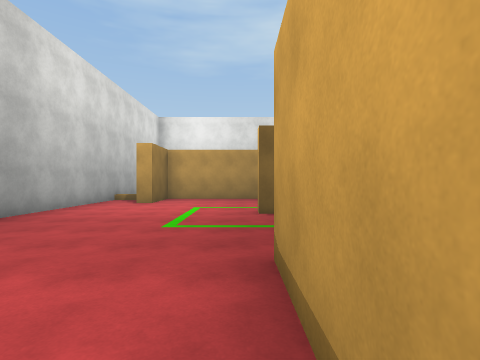
View 1 (above)

24 first-person views from a walk through a 3-D level made in the Unity game engine. The camera is 1.5 m above the floor, looks level and sees 80° across. The floor is counted in squares, 2 m on a side. Each view is taken from the middle of a square. On the plan, view 1 faces up. The plan holds only what a view shows up to about 10 squares ahead; the rest is blank. The player is left out. Door leaves are left out, so doorways stand open. Surface patterns are stand-ins for the level's own textures.

View 2
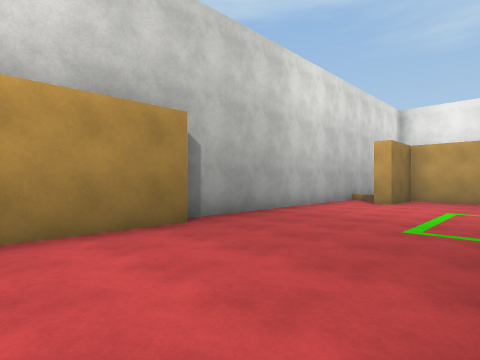

View 3
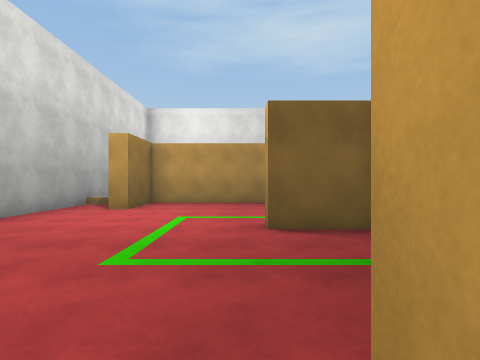

View 4
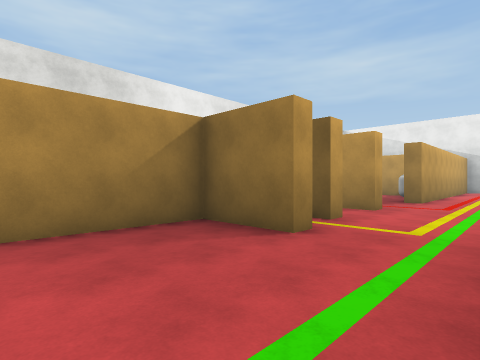

View 5
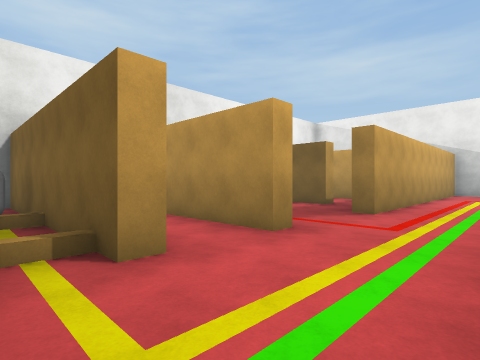

View 6
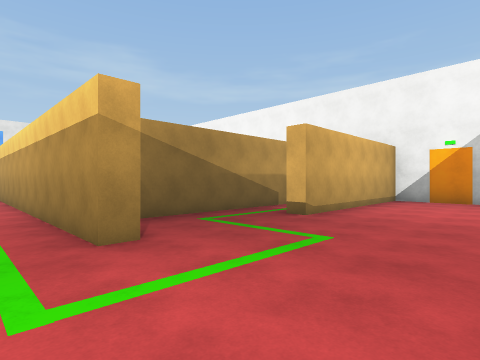

View 7
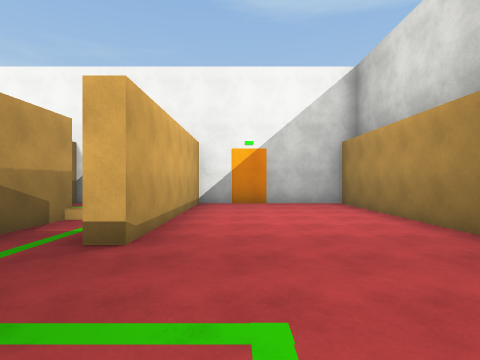

View 8
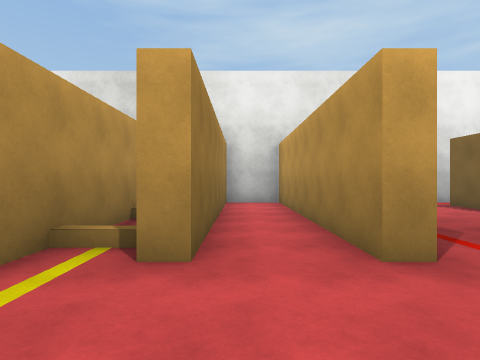

View 9
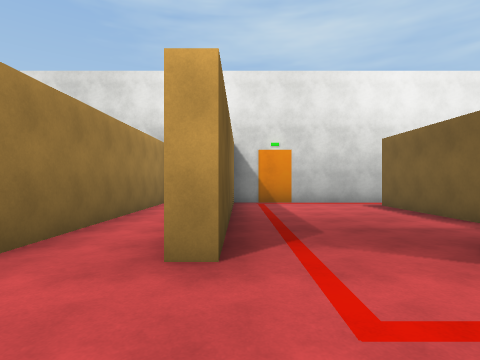

View 10
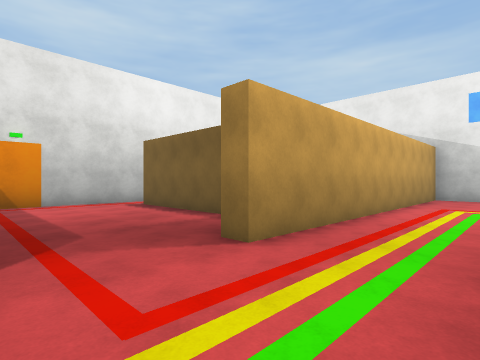

View 11
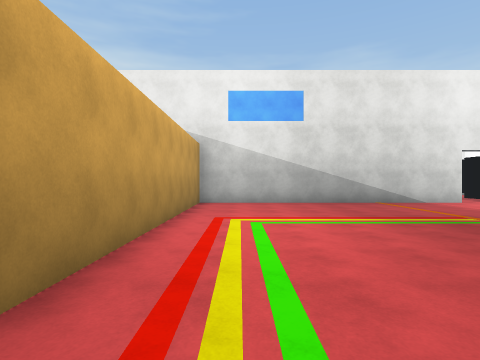

View 12
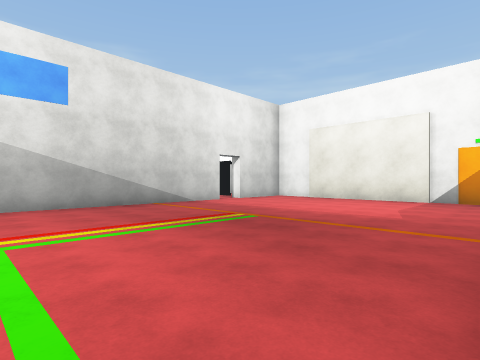

View 13
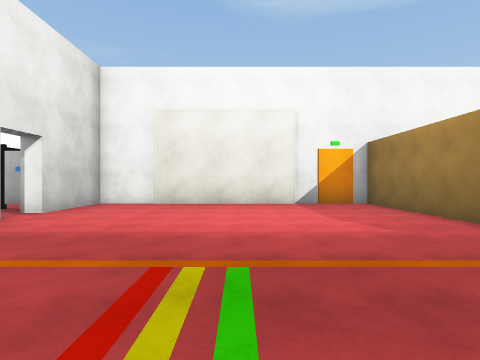

View 14
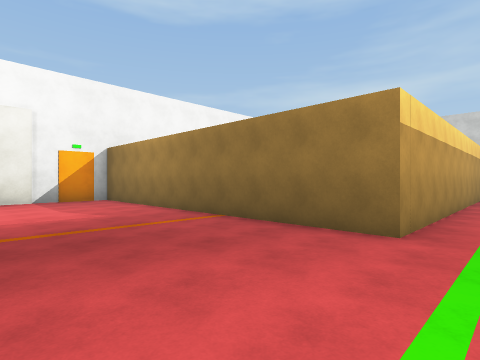

View 15
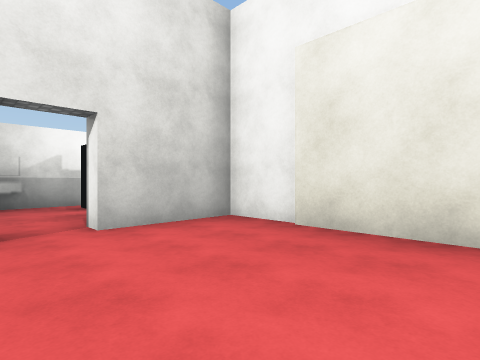

View 16
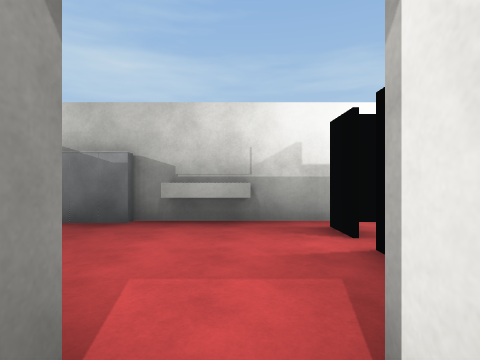

View 17
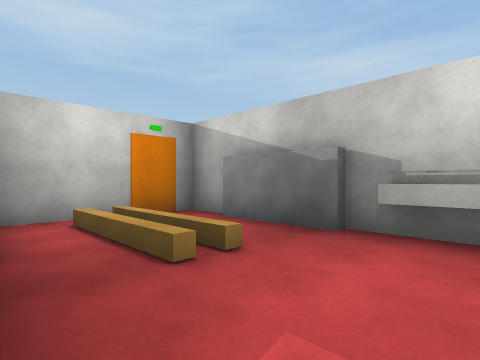

View 18
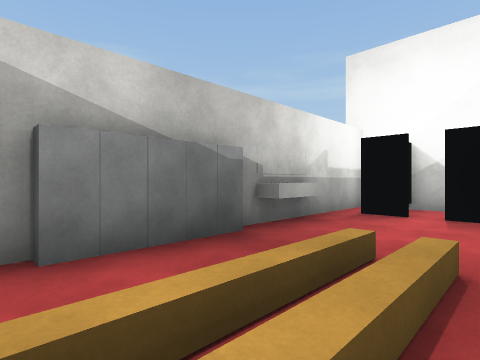

View 19
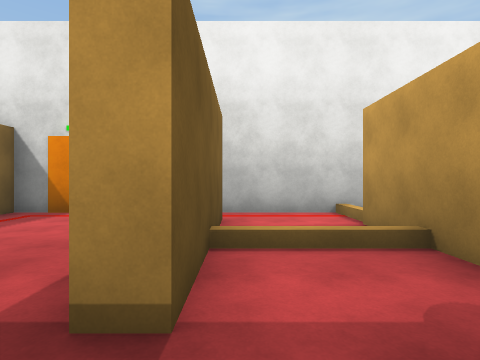

View 20
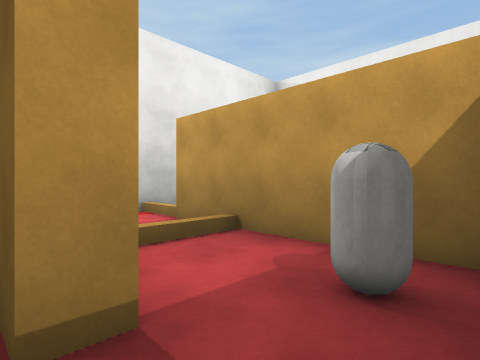

View 21
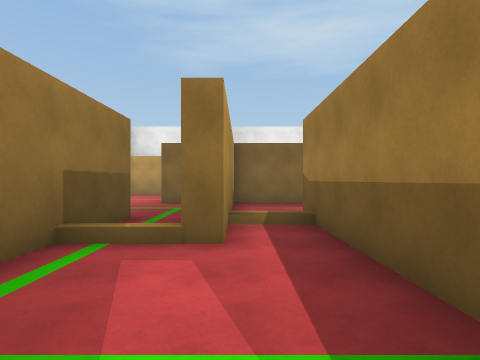

View 22
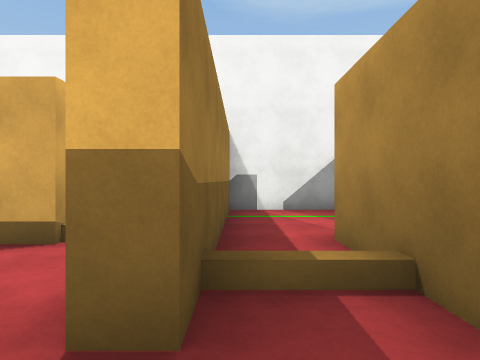

View 23
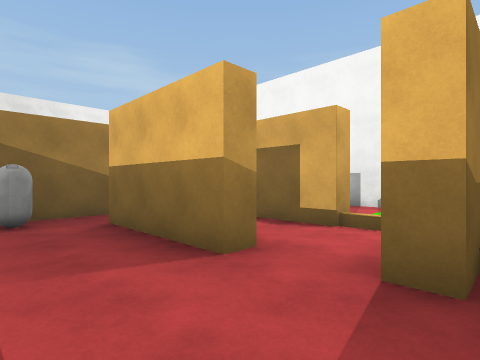

View 24
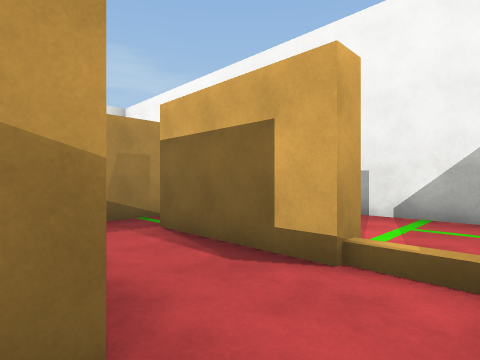

### Floor plan
Points are (right, up) in squares from view 1. A wall is a line through its corners. A room is listed if a view was taken in it or the views show most of it. See-through windows are left out.
Room 1 (views 1, 2, 3, 4, 5, 6, 7, 8, 9, 10)
walls: (2, 6.3) (0.3, 6.3) (0.3, 6.8) (9.4, 6.8); (2.3, 2.6) (2.3, 5.5); (-4.2, 3) (-4.2, -3.1) (0.3, -3.1) (0.3, 2.7) (0.8, 2.7); (2.8, 12.9) (2.8, 9.3) (2.3, 9.3) (2.3, 11.4) (-2.9, 11.4) (-2.9, 9.3) (-3.4, 9.3); (-4.7, 12) (-4.7, 3.2); (6.8, 10.6) (6.8, 9.6) (6.2, 9.6) (6.2, 14.8); (9.5, 9.3) (9.5, 9.9); (6.4, 16.6) (4.6, 16.6) (4.6, 9.6) (4.1, 9.6)
ways out: opening at (10.5, 7.5) to room 2; opening at (8.5, 10) to room 5; opening at (2, 1.5) to room 6
Room 2 (views 11, 12, 13, 14, 15, 16)
walls: (19.5, 0.6) (19.5, 9.3) (9.5, 9.3); (9.4, 6.8) (10.9, 6.8) (10.9, -3.1) (19.5, -3.1) (19.5, -0.5)
ways out: opening at (10.5, 7.5) to room 1; opening at (20, 0) to room 3; open door at (19.5, 1) to room 3
Room 3 (views 17, 18)
walls: (24, 1.9) (24, 4.5); (24.3, 1.4) (24.3, 2); (24.3, 4.4) (24.3, 6) (20.5, 6); (19.5, -0.5) (20, -0.5); (22.6, -1.5) (23.6, -1.5); (22.2, -3.1) (23.1, -3.1); (24.3, -3.1) (24.3, -0.4)
ways out: opening at (20, 0) to room 2; open door at (19.5, 1) to room 2; open door at (22, -1); open door at (23.7, -1.7)
objects: other object (21, -2) to (22, -2); other object (24, 0) to (24, 1)
Room 4 (view 19)
walls: (11.7, 15.5) (11.7, 11.4); (14.1, 10.2) (14.1, 14.9); (15.3, 16.6) (11.6, 16.6)
ways out: opening at (12, 10.5) to room 5; opening at (12, 16) to room 5; opening at (14, 15.5)
objects: capsule (13, 11)
Room 5 (view 20)
walls: (11.7, 11.4) (11.2, 11.4) (11.2, 15.5); (11.6, 16.6) (6.8, 16.6) (6.8, 10.6)
ways out: opening at (8.5, 10) to room 1; opening at (12, 10.5) to room 4; opening at (12, 16) to room 4
Room 6 (view 21)
walls: (1.5, -3.1) (4.3, -3.1) (4.3, 2.7); (2.8, 2.6) (2.8, 0.4) (2.3, 0.4) (2.3, 2.6); (0.8, 2.7) (0.8, -0.5)
ways out: opening at (2, 1.5) to room 1; opening at (4, 1.5) to room 7
Room 7 (views 22, 23, 24)
walls: (6.2, 3.1) (9.2, 3.1); (5.1, 6.3) (2.7, 6.3); (4.3, 2.7) (4.9, 2.7); (2.8, 5.2) (2.8, 2.6)
ways out: opening at (4, 1.5) to room 6; opening at (6, 3) to room 8; opening at (10, 3) to room 8
objects: capsule (10, 4)
Room 8 (no view inside)
walls: (6.2, 2.5) (6.2, 3.1); (6.2, 0.7) (9.2, 0.7); (10.4, 2.6) (10.4, 4); (10.4, -0.1) (10.4, 1.1)
ways out: opening at (6, 3) to room 7; opening at (10, 3) to room 7; opening at (6, 0); opening at (10, 0)

Where each view was taken, in squares from view 1:
view 1: 0 up, 0 right, facing up
view 2: 0 up, 0 right, facing up-left
view 3: 2 up, 0 right, facing up
view 4: 7 up, 1 left, facing up-right
view 5: 7 up, 3 right, facing up-right
view 6: 8 up, 3 left, facing down-right
view 7: 6 up, 1 left, facing down
view 8: 7 up, 5 right, facing up
view 9: 7 up, 7 right, facing up
view 10: 7 up, 7 right, facing up-right
view 11: 8 up, 10 right, facing right
view 12: 8 up, 11 right, facing down-right
view 13: 6 up, 15 right, facing down
view 14: 8 up, 15 right, facing down-left
view 15: 1 up, 15 right, facing down-right
view 16: 0 up, 19 right, facing right
view 17: 0 up, 20 right, facing up-right
view 18: 5 up, 21 right, facing down-right
view 19: 10 up, 12 right, facing up
view 20: 10 up, 11 right, facing up-right
view 21: 3 down, 3 right, facing up
view 22: 4 up, 4 right, facing down
view 23: 5 up, 4 right, facing down-right
view 24: 3 up, 5 right, facing down-right
